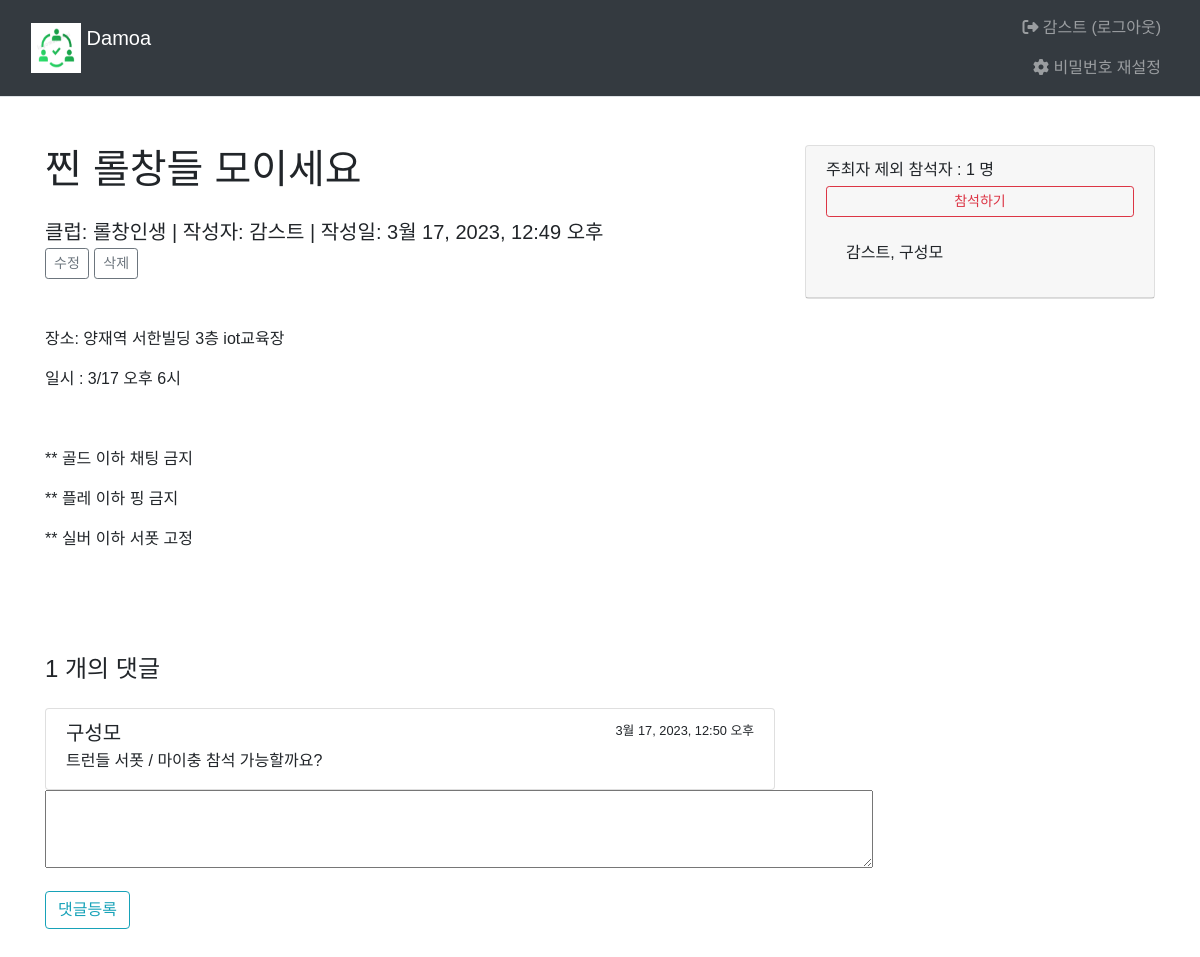
The app's page /main/board_list/324/ (signed in) with its own data.
### common/models.py (models this page shows)
class CustomUser(AbstractBaseUser, PermissionsMixin) :
    username = models.CharField(max_length = 15, unique=True)
    email = models.EmailField(blank=True, unique=True, default='')
    name = models.CharField(max_length=15)
    age = models.IntegerField()
    ad = models.CharField(max_length=50)
    is_active = models.BooleanField(default=True)
    is_superuser = models.BooleanField(default=True)
    is_staff = models.BooleanField(default=True)
    date_joined = models.DateTimeField(default=timezone.now)
    last_login = models.DateTimeField(blank=True, null=True)
    objects = CustomUserManager()
    USERNAME_FIELD = 'username'
    REQUIRED_FIELDS = ['email', 'name', 'age', 'ad']
    class Meta :
        ordering = ['-date_joined']
        verbose_name = 'User'
        verbose_name_plural = 'User'

### main/models.py (models this page shows, shortened)
class Board(models.Model):
    club = models.ForeignKey(Club, on_delete=models.CASCADE)
    author = models.ForeignKey(settings.AUTH_USER_MODEL, on_delete=models.CASCADE, default=1, null=True, related_name='author_board')
    subject = models.CharField('제목', max_length = 200,
                               help_text='게시글의 제목을 한 줄로 작성하세요.')
    content = models.TextField('내용', help_text='내용을 상세히 작성하세요.')
    create_date = models.DateTimeField('생성일')
    modify_date = models.DateTimeField(null=True, blank=True)
    voter=models.ManyToManyField(settings.AUTH_USER_MODEL, related_name='voter_board')
    event_date = models.DateTimeField('모임일',null=True, blank=True)

class Club(models.Model):
    class category(models.TextChoices):
        from django.utils.translation import gettext_lazy as _
        COOK = 'CK', _('Cook')
        CULTURE = 'CT', _('Culture')
        GAME = 'GA', _('Game')
        LANGUAGE = 'LA', _('Language')
        MUSIC = 'MU', _('Music')
        OUTDOOR = 'OD', _('Outdoor')
        SPORTS = 'SP', _('Sports')
    category = models.CharField(
        max_length=10,
        choices = category.choices,
        null=True
    )
    name=models.TextField('클럽이름')
    author = models.ForeignKey(settings.AUTH_USER_MODEL, on_delete=models.CASCADE, default=1, null=True, related_name='author_club')

class Reply(models.Model):
    board = models.ForeignKey(Board, on_delete=models.CASCADE)
    author = models.ForeignKey(settings.AUTH_USER_MODEL, on_delete=models.CASCADE, default=1, null=True)
    content = models.TextField()
    create_date = models.DateTimeField('생성일')
    modify_date = models.DateTimeField(null=True, blank=True)

### main/views.py (the view)
# urls.py: path('main/board_list/<int:board_id>/', views.detail, name='detail'),
def detail(request, board_id):
    board=get_object_or_404(Board, pk=board_id)
    context={'board':board}
    return render(request, 'main/board_detail.html',context)

### templates/main/board_detail.html (shortened to what this page needs)
{% extends 'base.html' %}
{% block content %}
  <div class="container py-5">
    <div class="row">
      <div class="col-lg-8">
        <h1 class="mb-4">
          {{ board.subject }}</h1>
        <div class="lead mb-5">
          클럽:
          {{ board.club.name }}
          | 작성자:
          {{ board.author.name }}
          {% if board.modify_date %}
            | 수정일:
            {{ board.modify_date }}
            {%else%}
            | 작성일:
            {{ board.create_date }}
          {% endif %}
          <br>
          {% if request.user == board.author %}
            <a href="{% url 'main:board_modify' board.id %}" class="btn btn-sm btn-outline-secondary">수정</a>
            <a href="#" class="delete btn btn-sm btn-outline-secondary" data-uri="{% url 'main:board_delete' board.id %}">삭제</a>
          {% endif %}
        </div>
        {% autoescape off %}
        <p>{{ board.content|safe }}</p>
        {% endautoescape %}
        <div class="row">
          <div class="col-lg-12">
            <h4 class="mt-5 mb-4">{{board.reply_set.count}}
              개의 댓글</h4>
            <div class="list-group">
              {% for reply in board.reply_set.all %}
                <div class="list-group-item">
                  <div class="d-flex w-100 justify-content-between">
                    <h5 class="mb-1">{{ reply.author.name }}</h5>
                    {% if reply.modify_date %}
                      <small>
                        {{ reply.modify_date }}(수정)</small>
                      {%else%}
                      <small>{{ reply.create_date }}</small>
                    {% endif %}
                  </div>
                  <p class="mb-1">{{reply.content}}</p>
                </div>
              {% endfor %}
            </div>
          </div>
        </div>
        <form action="{%url 'main:reply_create' board.id%}" method="post">
          <div class="form-group">
            <textarea name="content" id="content" cols="87%" rows="3"></textarea>
          </div>
          <input type="submit" value="댓글등록" class="btn btn-outline-info">
        </form>
      </div>
      <div class="col-lg-4">
        <div class="card">
          <div class="card-header">
            주최자 제외 참석자 :
            {{board.voter.count}}
            명
            {%if request.user in board.voter.all %}
              <a href="#" data-uri="{%url 'main:vote_board' board.id %}" class="recommend1 btn btn-sm btn-outline-danger btn-block my-1">참석취소</a>
              {%else%}
              <a href="#" data-uri="{%url 'main:vote_board' board.id %}" class="recommend btn btn-sm btn-outline-danger btn-block my-1">참석하기</a>
              {%endif%}
              <div class="card-body">
                {{board.author.name}},
                {% for voter in board.voter.all %}
                  {{ voter.name }}
                  {% empty %}
                  외 참석한 사람이 아직 없습니다.
                {% endfor %}
              </div>
            </div>
          </div>
        </div>
      </div>
    </div>
{% endblock %}

### templates/base.html (shortened to what this page needs)
{% load static %}
<!DOCTYPE html>
<html lang="ko">
  <head>
    <link rel="stylesheet" type="text/css" href="{% static 'bootstrap.min.css' %}">
    <link rel="stylesheet" type="text/css" href="{% static 'style.css' %}">
    <link rel="stylesheet" href="https://cdnjs.cloudflare.com/ajax/libs/font-awesome/6.3.0/css/all.min.css"/>
  </head>
  <body>
    <nav class="navbar navbar-expand-sm navbar-dark bg-dark border-bottom">
      <div class="container-fluid">
        {% if user.is_authenticated %}
          <a class="navbar-brand" href="{% url 'main:main' %}">
            <img src="{% static 'img/damoa logo.png' %}" width="50px" height="50px" class="d-inline-block align-top" alt="Logo">
            Damoa
          </a>
        {% else %}
          <a class="navbar-brand" href="{% url 'main:index' %}">
            <img src="{% static 'img/damoa logo.png' %}" width="50px" height="50px" class="d-inline-block align-top" alt="Logo">
            Damoa
          </a>
        {% endif %}
        <div class="collapse navbar-collapse justify-content-end" id="navbarNav" align="right">
          <ul class="navbar-nav">
            <li class="nav-item">
              {% if user.is_authenticated %}
                <a class="nav-link justify-content-end" href="{% url 'common:logout' %}">
                  <i class="fa-solid fa-right-from-bracket"></i>
                  {{ user.name }}
                  (로그아웃)
                </a>
                <span style="color: blue;">
                  <a class="nav-link justify-content-end" href="{% url 'common:re_password' %}">
                    <i class="fa-solid fa-gear"></i>
                    비밀번호 재설정
                  </a>
                </span>
              {% else %}
                <a class="nav-link justify-content-end" href="{% url 'common:login' %}">
                  <i class="fa-solid fa-right-to-bracket"></i>
                  로그인</a>
              {% endif %}
            </li>
          </ul>
        </div>
      </div>
    </nav>
    {% block content %}{% endblock %}
    <link rel="stylesheet" href="https://stackpath.bootstrapcdn.com/bootstrap/4.4.1/css/bootstrap.min.css">
    <link href="https://cdn.jsdelivr.net/npm/summernote@0.8.18/dist/summernote-bs4.min.css" rel="stylesheet">
  </body>
</html>

### static/style.css (style rules this page uses)
* { font-family: 'Noto Sans KR', sans-serif; }

### records on screen
CustomUser: name "감스트"
Board: subject "찐 롤창들 모이세요", club.name "롤창인생", author.name "감스트", create_date "3월 17, 2023, 12:49 오후", content "장소: 양재역 서한빌딩 3층 iot교육장 일시 : 3/17 오후 6시 ** 골드 이하 채팅 금지 ** 플레 이하 핑 금지 ** 실버 이하 서폿 고정", reply_set.count "1", voter.count "1"
Reply: author.name "구성모", create_date "3월 17, 2023, 12:50 오후", content "트런들 서폿 / 마이충 참석 가능할까요?"
CustomUser: name "구성모"
